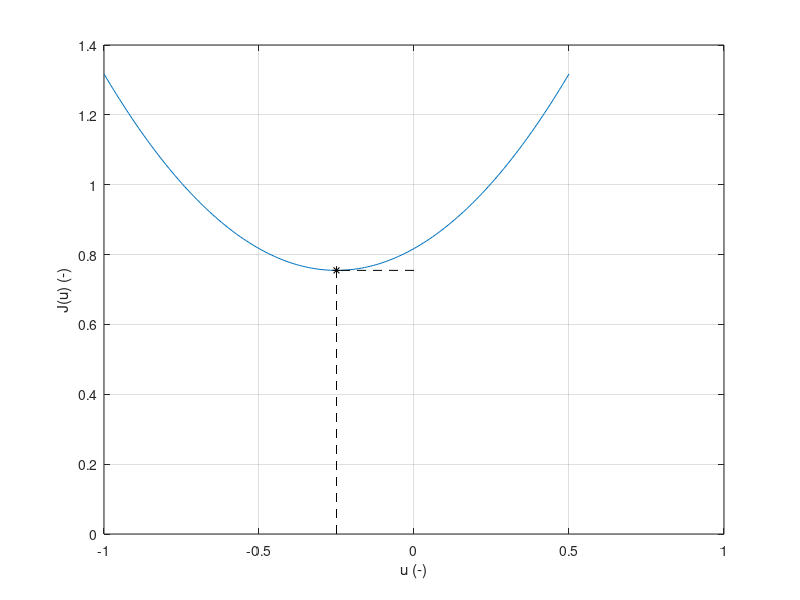

This figure's MATLAB source:
clc; clear;

h=1; g=0.5; f=rand(1);              % Konstanty, vyraz f
u=-1:0.01:0.5;                      % Premenna u
j=h*u.^2+g*u+f;                     % Funkcia j

plot(u,j)                           % Vykreslenie
xlabel('u (-)')                     % Znacenie osi x
ylabel('J(u) (-)')                  % Znacenie osi y
grid on                             % Mriezka
hold on                             % Podrzat graf

uast=-0.25                          % Minimum je uast
ju=h*uast^2+g*uast+f                % Hodnota j(uast)
plot(uast,ju,'k*')                  % Tu je minimum
line([uast,uast],[0,ju],'Color','k','LineStyle','--')
line([0,uast],[ju,ju],'Color','k','LineStyle','--')
